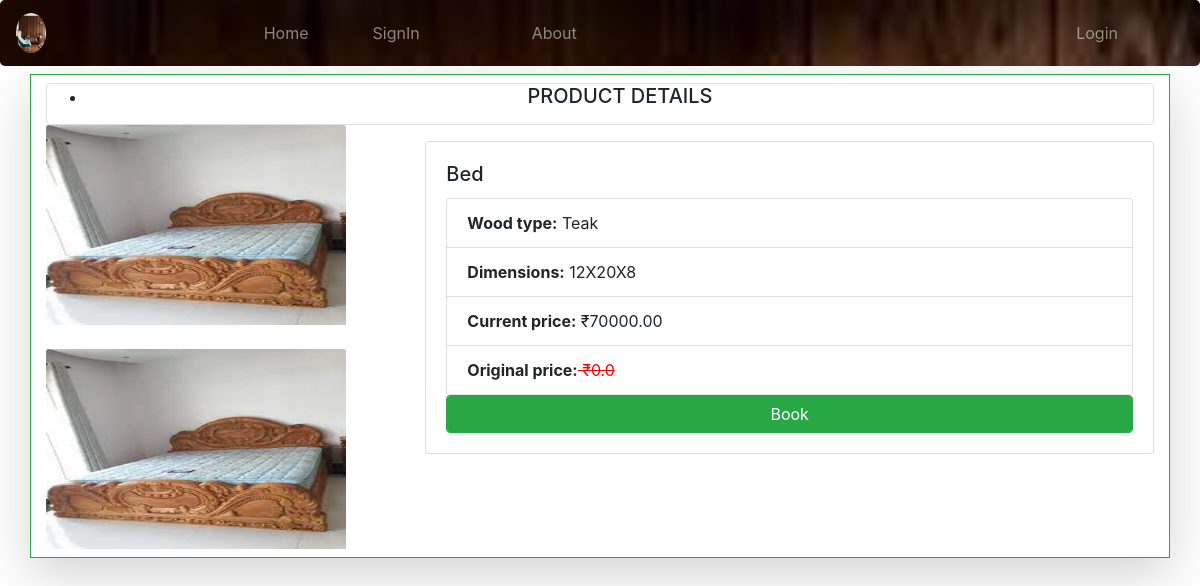
The page /dn/dndet/1 on the database its author committed.
### HomeWoods/models.py (models this page shows)
class Sell(models.Model):
	prdct_id = models.PositiveIntegerField(primary_key=True,blank=True)
	im1 = models.ImageField(null=True,blank=True,upload_to='')
	im2 = models.ImageField(null=True,blank=True,upload_to='')
	dim = models.CharField(max_length=20)
	wd_type = models.CharField(max_length=25,blank=True)
	f_name = models.CharField(max_length=35)
	o_price = models.CharField(max_length=10)
	c_price = models.CharField(max_length=10)
	s_stat = models.CharField(max_length=10,null=True)

### HomeWoods/views.py (the view)
# urls.py: path('dn/dndet/<int:id>', views.dndetView, name="di"),
def dndetView(request,id):
	z = Sell.objects.get(prdct_id=id)
	return render(request,'html/dndetail.html',{'z1':z})

### templates/html/dndetail.html
{% extends 'html/base.html' %}
{% block content %}
<div class="container mt-2 mx-auto shadow-lg border border-success">
  <div class="card  mt-2 rounded-lg rounded-sm" style="text-align: center;">
    <div class="row">
        <div class="col">
            <ul>
                <li><h5 class="card-title">PRODUCT DETAILS</h5></li>
            </ul>
        </div>
    </div>
  </div>
   <div class="row">
        <div class="col-md-4 mb-2  ">
            <div class="images">
                <img src="{{ z1.im1.url }}" class="card-img-top" alt="{{ z1.f_name }}" style="height: 200px;width: 300px;">
                 <br><br>
                <img src="{{ z1.im2.url }}" class="card-img-top" alt="{{ z1.f_name }}" style="height: 200px;width: 300px;">
            </div>
        </div>
        <div class="col-md-8 ">
            <div class="card mt-3">
                <div class="card-body">
                    <h5 class="card-title">{{ z1.f_name }}</h5>
                    <ul class="list-group">
                        <li class="list-group-item"><strong>Wood type:</strong> {{ z1.wd_type }}</li>
                        <li class="list-group-item"><strong>Dimensions:</strong> {{ z1.dim }}</li>
                        <li class="list-group-item"><strong>Current price:</strong> ₹{{ z1.c_price}}</li>
                        <li class="list-group-item"><strong>Original price:</strong><s style="background-color: white; color: red"> ₹{{ z1.o_price }}</s></li>
                    </ul>
                    {% if z1.s_stat != 'Sold' %}
                    <a href="{% url 'payment' z1.f_name z1.prdct_id %}" class="btn btn-success form-control">Book</a>
                    {% else %}
                    <a href="#" class="btn btn-secondary form-control">Sold</a>
                    {% endif %}
                </div>
            </div>
        </div>
    </div>
</div>
{% endblock %}

### rows shown on the page
Sell: im1 (picture), im2 (picture), f_name "Bed", wd_type "Teak", dim "12X20X8", c_price "70000.00", o_price "0.0"
